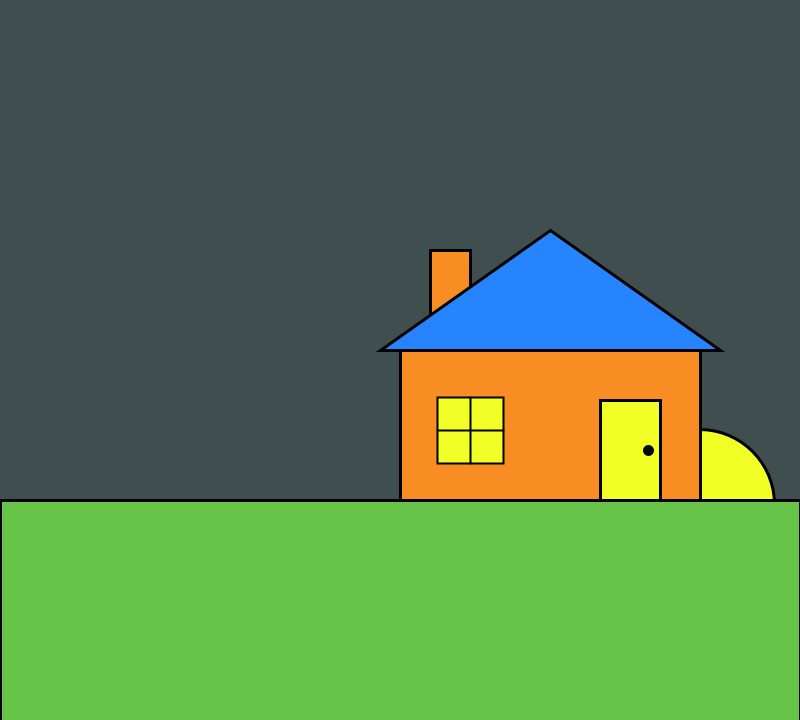
Frame 1 (no input)
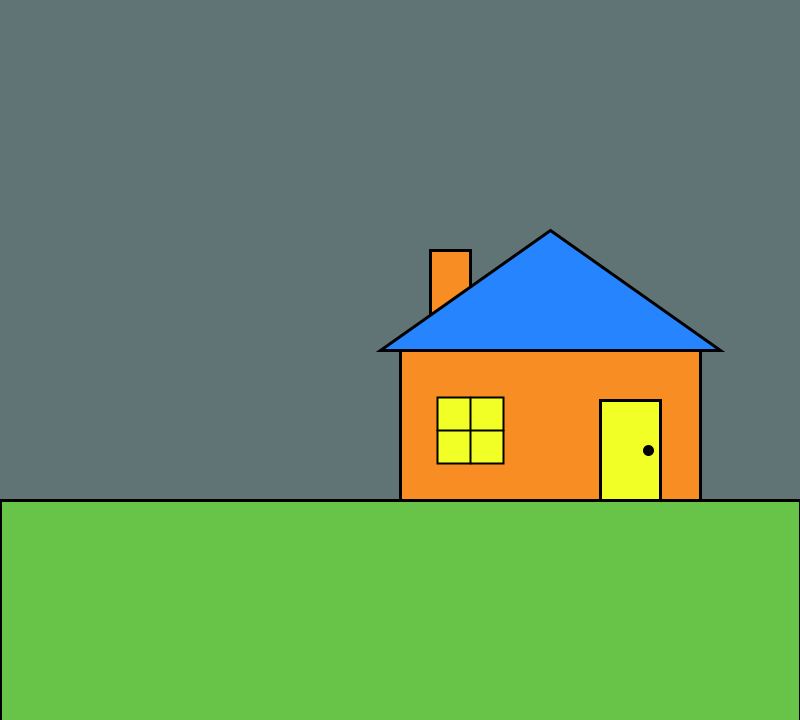
Frame 60 (the mouse pressed at the canvas centre just before this capture)
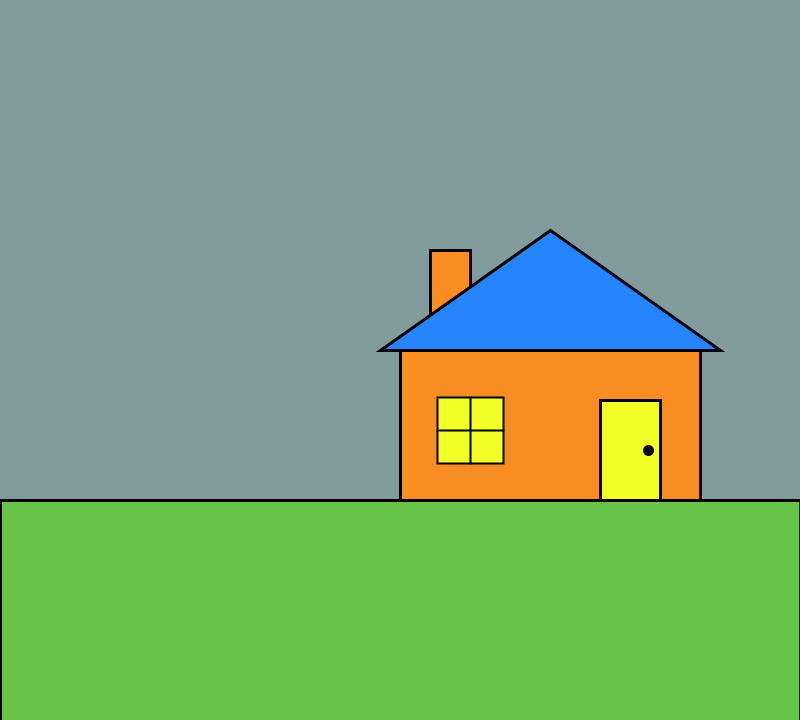
Frame 120 (the mouse held since frame 60 and released just before this capture)

The Processing sketch that drew these frames (run headless with seeded random() and noise(); from frame 60 on, the mouse is pressed at the canvas centre):

// Processing sketch: ReviewHouse
// ── ReviewHouse.pde
// Thomas Fang

color groundColor = #68c449;
color houseColor = #f78d23;
color roofColor = #2684ff;
color doorColor = #f1ff26;
color doorKnobColor = 0;

color skyColorDay = #d4fcff;
color skyColorNight = #101414;

int groundHeight = 500;

float sunAngle;

void setup() {
  size(800, 720);

}

void draw() {
  int value = (int)(degrees(sunAngle) + 90) % 360;
  println(value);
  color skyColor = lerpColor(skyColorNight, skyColorDay, map(value, 0, 360, 0, 1));
  background(skyColor);
  
  stroke(0); // black outlines
  strokeWeight(3);
  
  // draw sun
  strokeWeight(3);
  sunAngle += radians(1);
  float sunX = cos(sunAngle) * 300 + width/2;
  float sunY = sin(sunAngle) * 250 + groundHeight;
  
  fill(doorColor);
  circle(sunX, sunY, 150);
  
  // draw ground
  fill(groundColor);
  rectMode(CORNER);
  rect(0, groundHeight, width, height);
  
  // draw house
  int houseHeight = 150;
  fill(houseColor);
  rectMode(CORNERS);
  rect(400, groundHeight, 700, groundHeight - houseHeight);
  
  // draw chimney
  rect(430, groundHeight - houseHeight, 470, groundHeight - houseHeight - 100);
  
  // draw roof
  fill(roofColor);
  triangle(400-20, groundHeight - houseHeight, 700+20, groundHeight - houseHeight, 550, groundHeight-houseHeight - 120);
  
  // draw door
  fill(doorColor);
  rect(600, groundHeight, 660, groundHeight - 100);
  
  // draw door knob
  fill(doorKnobColor);
  circle(648, groundHeight - 50, 8);
  
  // draw window
  fill(doorColor);
  strokeWeight(2);
  rectMode(CENTER);
  int windowHalfSize = 33;
  square(470, groundHeight - 70, windowHalfSize * 2);
  line(470 - windowHalfSize, groundHeight-70, 470 + windowHalfSize, groundHeight-70);
  line(470, groundHeight - 70 - windowHalfSize, 470, groundHeight - 70 + windowHalfSize);
}
